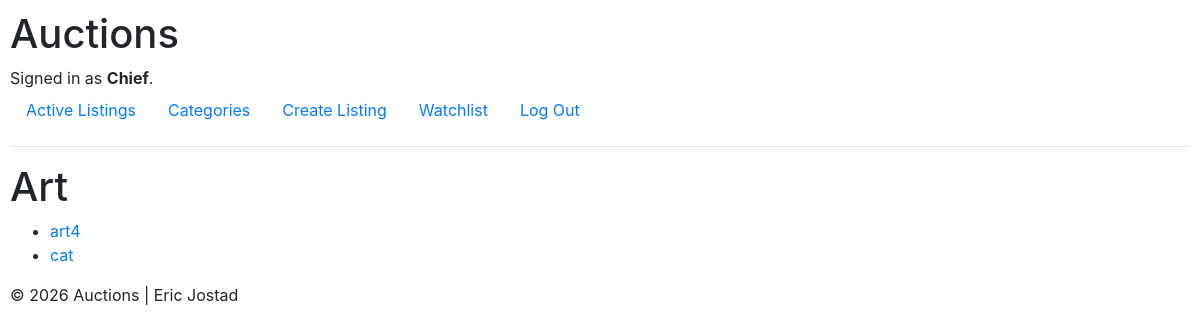
Screenshot of /categories/Art (signed in) with the database file from the repository.
### auctions/models.py (models this page shows)
class User(AbstractUser):
    pass

class Auction(models.Model):
    user = models.ForeignKey(User, on_delete=models.CASCADE)
    title = models.CharField(max_length=150)
    description = models.TextField(
        validators=[MinLengthValidator(20), MaxLengthValidator(1000)])
    starting_bid = models.DecimalField(
        max_digits=10, decimal_places=2, validators=[MinValueValidator(Decimal("0.01"))])
    image_url = models.URLField(blank=True)
    category = models.CharField(
        max_length=64)

### auctions/views.py (the view)
def category_listings(request, category):
    category_listings = Auction.objects.filter(category=category)
    return render(request, "auctions/category.html", {
        "category": category,
        "category_listings": category_listings
    })

### auctions/templates/auctions/category.html (shortened to what this page needs)
{% extends "auctions/layout.html" %}
{% block body %}
    <h1>{{ category }}</h1>
    <ul>
        {% for auction in category_listings %}
            <li>
                <a href="{% url 'auctions:listing' auction.id auction.title %}">{{ auction.title }}</a>
            </li>
        {% empty %}
            <li>No active listings in this category.</li>
        {% endfor %}
    </ul>
{% endblock %}

### auctions/templates/auctions/layout.html (shortened to what this page needs)
{% load static %}
<!DOCTYPE html>
<html lang="en">
    <head>
        <link rel="stylesheet" href="https://stackpath.bootstrapcdn.com/bootstrap/4.4.1/css/bootstrap.min.css">
        <link href="{% static 'auctions/styles.css' %}" rel="stylesheet">
    </head>
    <body>
        <h1>Auctions</h1>
        <div>
            {% if user.is_authenticated %}
                Signed in as <strong>{{ user.username }}</strong>.
            {% else %}
                Not signed in.
            {% endif %}
        </div>
        <ul class="nav">
            <li class="nav-item">
                <a class="nav-link" href="{% url 'auctions:index' %}">Active Listings</a>
            </li>
            <li class="nav-item">
                <a class="nav-link" href="{% url 'auctions:categories' %}">Categories</a>
            </li>
            {% if user.is_authenticated %}
                <li class="nav-item">
                    <a class="nav-link" href="{% url 'auctions:create_listing' %}">Create Listing</a>
                </li>
                <li class="nav-item">
                    <a class="nav-link" href="{% url 'auctions:watchlist' %}">Watchlist</a>
                </li>
                <li class="nav-item">
                    <a class="nav-link" href="{% url 'auctions:logout' %}">Log Out</a>
                </li>
            {% endif %}
        </ul>
        <hr>
        {% block body %}
        {% endblock %}
    </body>
    <footer>
        {% block footer %}
        <p>&copy; 2026 Auctions | Eric Jostad</p>
        {% endblock %}
    </footer>
</html>

### auctions/static/auctions/styles.css (style rules this page uses)
body { padding: 10px; }

### rows the page displays
User: username "Chief"
Auction: title "art4"
Auction: title "cat"

### other values shown
{{ category }} "Art"
